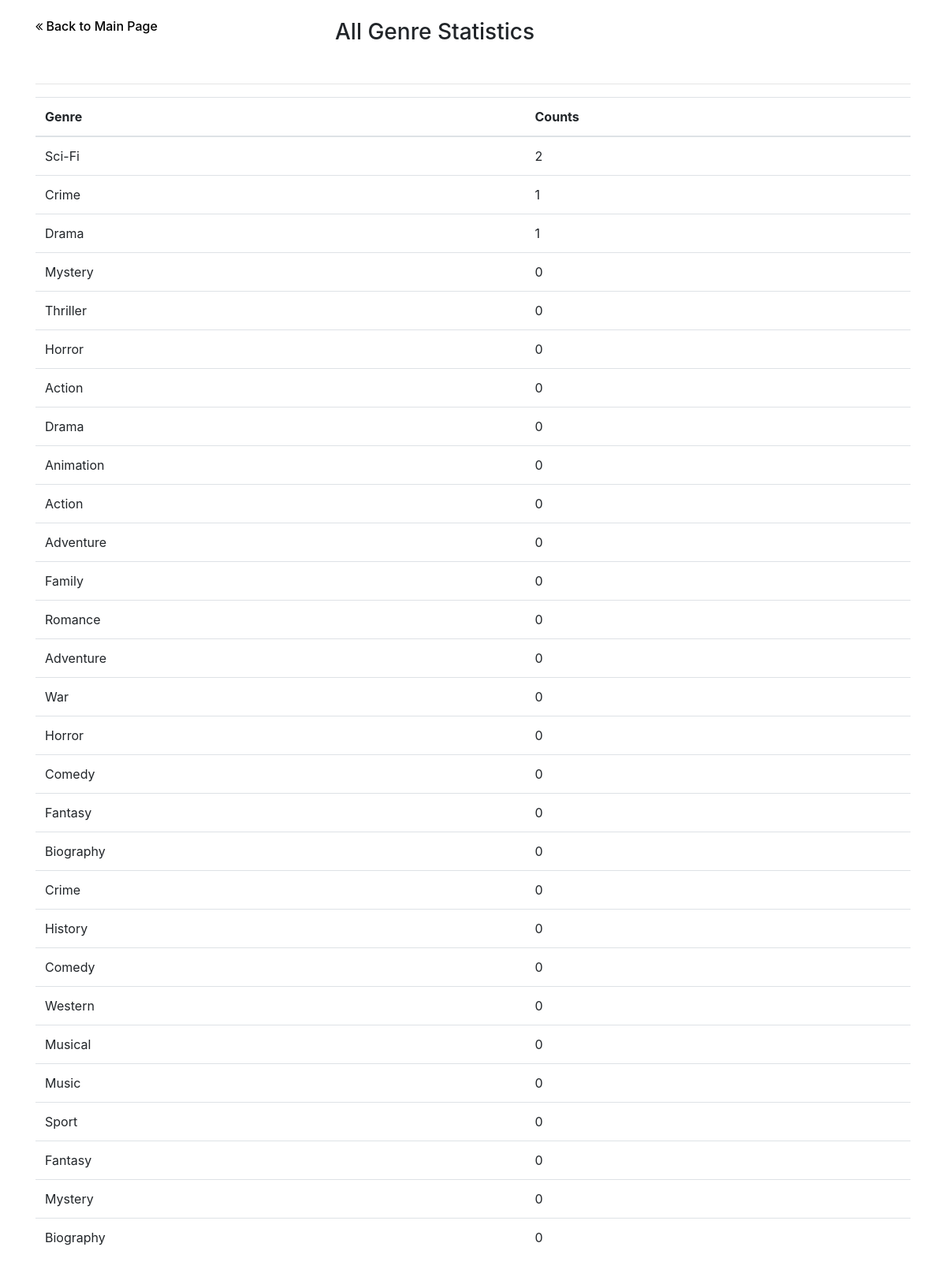
The app's page /genrestat with its own data.
### crawler/models.py (models this page shows, shortened)
class Genre(models.Model):
    index = models.AutoField(primary_key=True)
    genre = models.TextField(default="")
    priority = models.IntegerField(default=0)
    def name(self):
        return self.genre

### crawler/views.py (the view)
# urls.py: path("genrestat", crawler.views.getGenreStats),
def getGenreStats(request):
    genres = Genre.objects.all().order_by("-priority")
    return render(request, 'crawler/PfGenreStat.html', {
        'objects': genres,
        'category': "Genre"
    })

### crawler/templates/crawler/PfGenreStat.html (shortened to what this page needs)
<!DOCTYPE html>
<html lang="zh">
<head>
    <link rel="stylesheet" href="https://cdn.bootcss.com/bootstrap/4.0.0/css/bootstrap.min.css">
    <link rel="stylesheet" href="https://cdnjs.cloudflare.com/ajax/libs/font-awesome/4.7.0/css/font-awesome.min.css">
    {% load staticfiles %}
</head>
<body>
    <div class="container page-header" style="">
        <br />
        <div class="row">
            <div class="col-4">
                <h6><a href="/"><i class="fa fa-angle-double-left"></i> Back to Main Page</a></h6>
            </div>
            <div class="col-8">
                <h3>All {{ category }} Statistics</h3>
            </div>
        </div>
        <br />
    </div>
    <div class="container page-body" style="">
        <hr />
        <table class="table">
            <thead>
                <tr>
                    <th>{{ category }}</th>
                    <th>Counts</th>
                </tr>
            </thead>
            <tbody>
                {% for item in objects %}
                    <tr>
                        <td>{{ item.name }}</td>
                        <td>{{ item.priority }}</td>
                    </tr>
                {% endfor %}
            </tbody>
        </table>
    </div>
</body>

### crawler/templates/crawler/PfGenreStat.html (style rules this page uses)
a:link { text-decoration:none; color: #000000 }

### records on screen
Genre: name "Sci-Fi", priority "2"
Genre: name "Crime", priority "1"
Genre: name "Drama", priority "1"
Genre: name "Mystery", priority "0"
Genre: name "Thriller", priority "0"
Genre: name "Horror", priority "0"
Genre: name "Action", priority "0"
Genre: name "Drama", priority "0"
Genre: name "Animation", priority "0"
Genre: name "Action", priority "0"
Genre: name "Adventure", priority "0"
Genre: name "Family", priority "0"
Genre: name "Romance", priority "0"
Genre: name "Adventure", priority "0"
Genre: name "War", priority "0"
Genre: name "Horror", priority "0"
Genre: name "Comedy", priority "0"
Genre: name "Fantasy", priority "0"
Genre: name "Biography", priority "0"
Genre: name "Crime", priority "0"
Genre: name "History", priority "0"
Genre: name "Comedy", priority "0"
Genre: name "Western", priority "0"
Genre: name "Musical", priority "0"
Genre: name "Music", priority "0"
Genre: name "Sport", priority "0"
Genre: name "Fantasy", priority "0"
Genre: name "Mystery", priority "0"
Genre: name "Biography", priority "0"

### other values on screen
{{ category }} "Genre"
